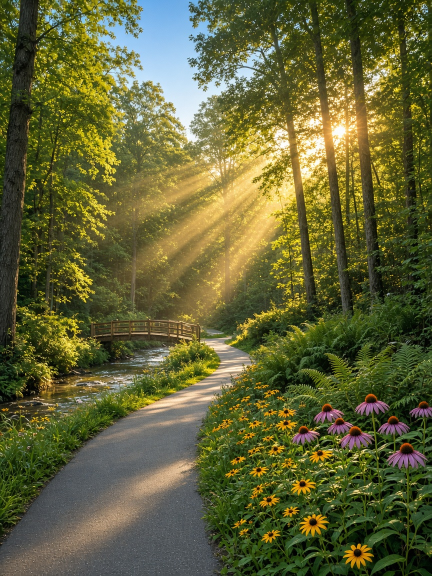
#> input picture 2026-11-02-neighborhood-davidson/build/src/gen-06-raw.jpg, 864 x 1152 px (shown at 1/2 size); its folder holds only this picture in this run
$ python finish.py src/gen-06-raw.jpg
#> lines starting #> are read from the running program, lines starting #| are printed output that depends on the picture
### TEMPLATES/photo_registry.py
"""Photo-history registry for Denise's carousels.
Registry: TEMPLATES/photo-registry.csv (one row per photo use: carousel, slide, source id/URL, perceptual hashes).
Usage:
  python3 photo_registry.py backfill            # rebuild registry from every carousel folder (local + repo + git history)
  python3 photo_registry.py check IMG [IMG...]  # check candidate photos (originals or 1080x1350 crops) against the registry
  python3 photo_registry.py add CAROUSEL        # append a finished carousel's build/img photos (+ CREDITS ids)
Rule (CAROUSEL_STANDARD.md, PHOTO REGISTRY): every build checks new photos here, never reuses one, and appends its own.
"""
import csv, hashlib, io, os, re, subprocess, sys
from PIL import Image, ImageOps, ImageStat
import imagehash
C = "/workspace/lir-ai-team/content-research/carousels"; REPO = "/workspace/repos/lir-carousels"
REG = C + "/TEMPLATES/photo-registry.csv"
COLS = ["carousel","slide","kind","provider","source_id","source_url","photographer","file","sha1","phash","dhash","zone_phash","zone_dhash","added","notes"]
SKIP_DIRS = ("raw", "cand", "process", "__pycache__", ".git", "TEMPLATES", "build-noda", "build-tips")
UNS = re.compile(r"(?:photo-)?(\d{10,13}-[0-9a-f]{12})"); PEX = re.compile(r"pexels(?:\.com/photos?/(?:[a-z0-9-]*-)?|-photo-|[-_ ]|: ?)(\d{5,9})")
WM = re.compile(r"File:([^,|()\n]+?\.(?:jpe?g|png|tif))", re.I)
# Unsplash ids that share an upload-timestamp prefix are usually the same photographer session/series
def series_key(sid):
    m = re.match(r"(\d{10,13})-", sid or ""); return m.group(1)[:8] if m else ""

def norm45(im):
    im = ImageOps.exif_transpose(im).convert("RGB"); w, h = im.size; t = 1080/1350
    if w/h > t: nw = int(h*t); l = (w-nw)//2; im = im.crop((l,0,l+nw,h))
    else: nh = int(w/t); tp = (h-nh)//2; im = im.crop((0,tp,w,tp+nh))
    return im.resize((1080,1350), Image.LANCZOS)
def zone(im45): return im45.crop((0,130,1080,640))   # the clean photo zone in every theme (below the tag, above the text)
def hashes(im, kind):
    im = ImageOps.exif_transpose(im).convert("RGB")
    is_slide = kind == "slide_render" or im.size == (1080,1350)
    z = zone(im.resize((1080,1350), Image.LANCZOS) if is_slide else norm45(im))
    if sum(ImageStat.Stat(z.convert("L")).stddev) < 12: return None   # flat page (stats slide with no photo)
    return dict(phash=str(imagehash.phash(im)), dhash=str(imagehash.dhash(im)), zone_phash=str(imagehash.phash(z)), zone_dhash=str(imagehash.dhash(z)))
# [34 lines left out: functions ids_in, slide_ids, all_ids, kind_of, not called in this run]
def slide_no(rel):
    m = re.search(r"(?:slide-|/)(\d\d)(?:[-_.])", "/"+os.path.basename(rel) if "src" not in rel else "x"); return int(m.group(1)) if m else ""

# [59 lines left out: function backfill, not called in this run]
def load():
    return list(csv.DictReader(open(REG))) if os.path.exists(REG) else []
def save(rows):
    w = csv.DictWriter(open(REG,"w",newline=""), fieldnames=COLS); w.writeheader(); [w.writerow({k: r.get(k,"") for k in COLS}) for r in rows]
# [46 lines left out: functions check, add, not called in this run]

# [11 lines that do not run on import are left out]

# [10 lines left out: function open_row, not called in this run]

### 2026-11-02-neighborhood-davidson/build/finish.py
"""Finish step for the Davidson NC spotlight (Mon Nov 2 2026), run after the images exist and the slides/Short are built.
  python3 build/finish.py check     # photo_registry check of every raw generated image (must be no reuse)
  python3 build/finish.py           # register raws + upscaled sources + every slide render (4:5, 1:1, 9:16) in BOTH photo-registry copies,
                                    # run compliance_check.py, print deliverable sizes + Short duration
Registry copies are CRLF, so rows are written with \r\n.
Registry rows: provider 'generated:GenerateImage', source_id gen-NN-YYYYMMDD, no photographer, no credit needed (original images
generated Nov 2 2026 with GenerateImage from build/IMAGE_PROMPTS.md)."""
import os, sys, csv, glob, hashlib, subprocess, datetime, json
sys.path.insert(0, "/workspace/repos/lir-carousels/TEMPLATES"); import photo_registry as pr
from PIL import Image
B = os.path.dirname(os.path.abspath(__file__)); D = os.path.dirname(B); NAME = os.path.basename(D)
REGS = ["/workspace/repos/lir-carousels/TEMPLATES/photo-registry.csv", "/workspace/lir-ai-team/content-research/carousels/TEMPLATES/photo-registry.csv"]
NOTE = "Davidson NC Community Spotlight Nov 2 2026; Modern Charlotte Editorial; ORIGINAL image generated Nov 2 2026 with GenerateImage (prompt in build/IMAGE_PROMPTS.md; no stock, no credit needed); DRAFT awaiting Denise approval"

def raws(): return sorted(glob.glob(os.path.join(B, "src", "gen-??-raw.*")))

def check():
    rows = pr.load(); bad = 0
    for p in raws():
        hits = pr.check(p, rows); print(os.path.basename(p), "OK (no match)" if not hits else f"{len(hits)} possible match(es)")
        for s, r, why in hits[:5]: print("   ", s, r["carousel"], r["slide"], r["file"], why); bad += 1
    return bad

def register():
    today = datetime.date.today().isoformat(); new = []
    for p in raws():
        n = int(os.path.basename(p)[4:6]); sid = f"gen-{n:02d}-{today.replace('-', '')}"
        files = [(os.path.relpath(p, D), "src_original"), (f"build/src/gen-{n:02d}.jpg", "photo"),
                 (f"slide-{n:02d}.png", "slide_render"), (f"slides-1x1/slide-{n:02d}.png", "slide_render"), (f"slides-9x16/slide-{n:02d}.png", "slide_render")]
        for rel, kind in files:
            fp = os.path.join(D, rel)
            if not os.path.exists(fp): continue
            h = pr.hashes(Image.open(fp), kind)
#> in hashes, im is the input picture: PIL image 864x1152 RGB; mean R, G, B 98.3, 99.1, 55.2
#> in norm45, `im = im.crop((0, tp, w, tp + nh))`:
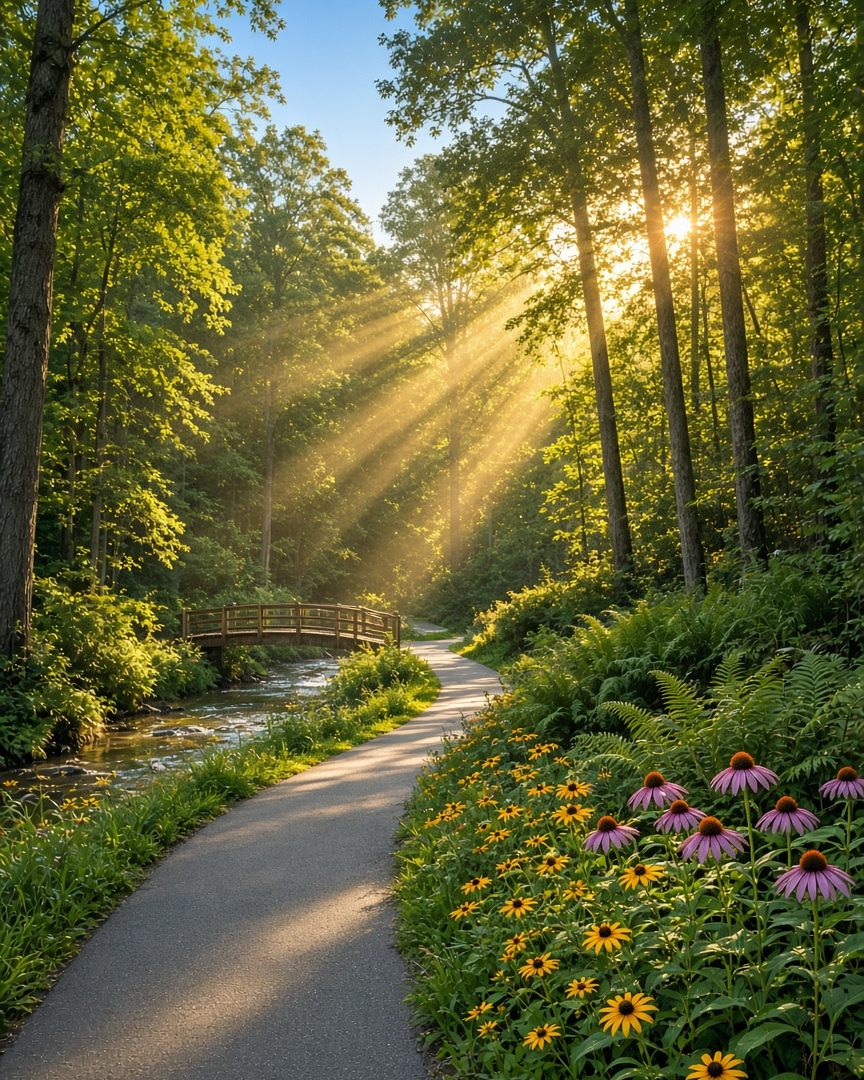
#> im: PIL image 864x1080 RGB; mean R, G, B 100.2, 100.2, 54.9
#> in zone, `def zone(im45): return im45.crop((0,130,1080,640))`:
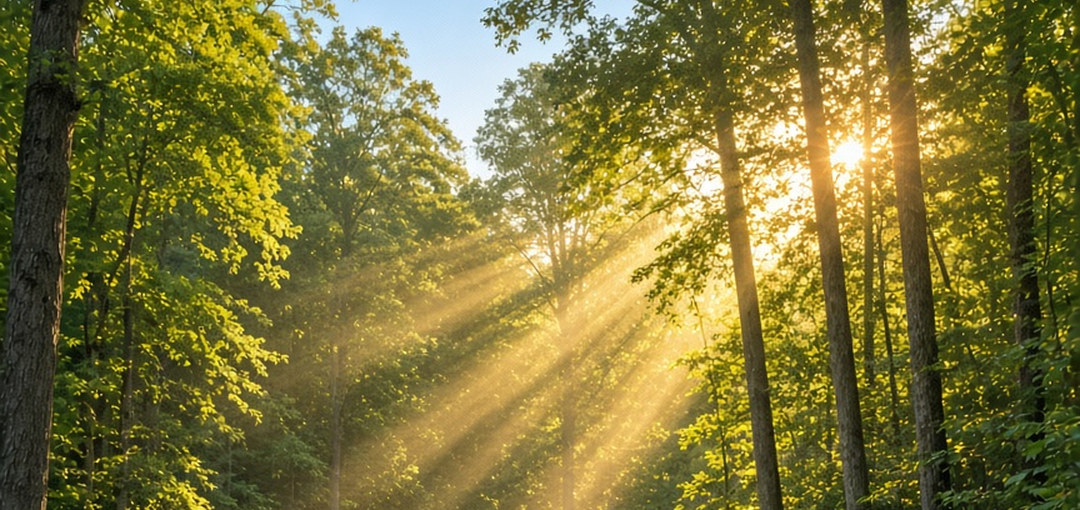
#> returned value: PIL image 1080x510 RGB; mean R, G, B 125.7, 117.9, 58.9
            if not h: continue
            new.append(dict(carousel=NAME, slide=n, kind=kind, provider="generated:GenerateImage", source_id=sid, source_url="", photographer="",
                            file=f"{NAME}/{rel}", sha1=hashlib.sha1(open(fp, "rb").read()).hexdigest(), added=today, notes=NOTE, **h))
    for reg in REGS:
        if not os.path.exists(reg): continue
        have = {(r["carousel"], r["sha1"]) for r in csv.DictReader(open(reg, newline=""))}
        add = [r for r in new if (r["carousel"], r["sha1"]) not in have]
        with open(reg, "a", newline="") as f:
            w = csv.DictWriter(f, fieldnames=pr.COLS, lineterminator="\r\n"); [w.writerow(r) for r in add]
        print(reg, "+", len(add), "rows")
    return len(new)

if __name__ == "__main__":
    if sys.argv[1:2] == ["check"]: sys.exit(1 if check() else 0)
    print("registered", register(), "rows per registry copy")
#> (the call stopped at in hashes, `return dict(phash=str(imagehash.phash(im)), dhash=str(imagehash.dhash(..`: imagehash is not available in this run)
    subprocess.run([sys.executable, "/workspace/repos/lir-carousels/TEMPLATES/compliance_check.py", D])
    for f in ["slides.zip", "slides-1x1.zip", "slides-9x16.zip", "slides-jpg.zip", "slides-1x1-jpg.zip", "slides-9x16-jpg.zip", f"{NAME}-DRAFT.pdf", "youtube-short.mp4"]:
        p = os.path.join(D, f)
        if os.path.exists(p): print(f, f"{os.path.getsize(p)/1e6:.1f} MB")
    mp4 = os.path.join(D, "youtube-short.mp4")
    if os.path.exists(mp4):
        print(subprocess.run(["ffprobe", "-v", "error", "-show_entries", "format=duration:stream=codec_type,codec_name,width,height", "-of", "json", mp4],
                             capture_output=True, text=True).stdout)

$ run again, on 2026-11-02-neighborhood-davidson/build/src/gen-07-raw.jpg
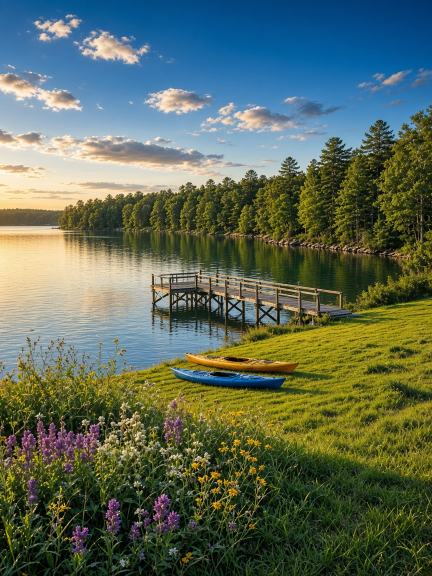
#> input picture 2026-11-02-neighborhood-davidson/build/src/gen-07-raw.jpg, 864 x 1152 px (shown at 1/2 size)
#> in hashes, im is the input picture: PIL image 864x1152 RGB; mean R, G, B 92, 105.9, 87.9
#> in norm45, `im = im.crop((0, tp, w, tp + nh))`:
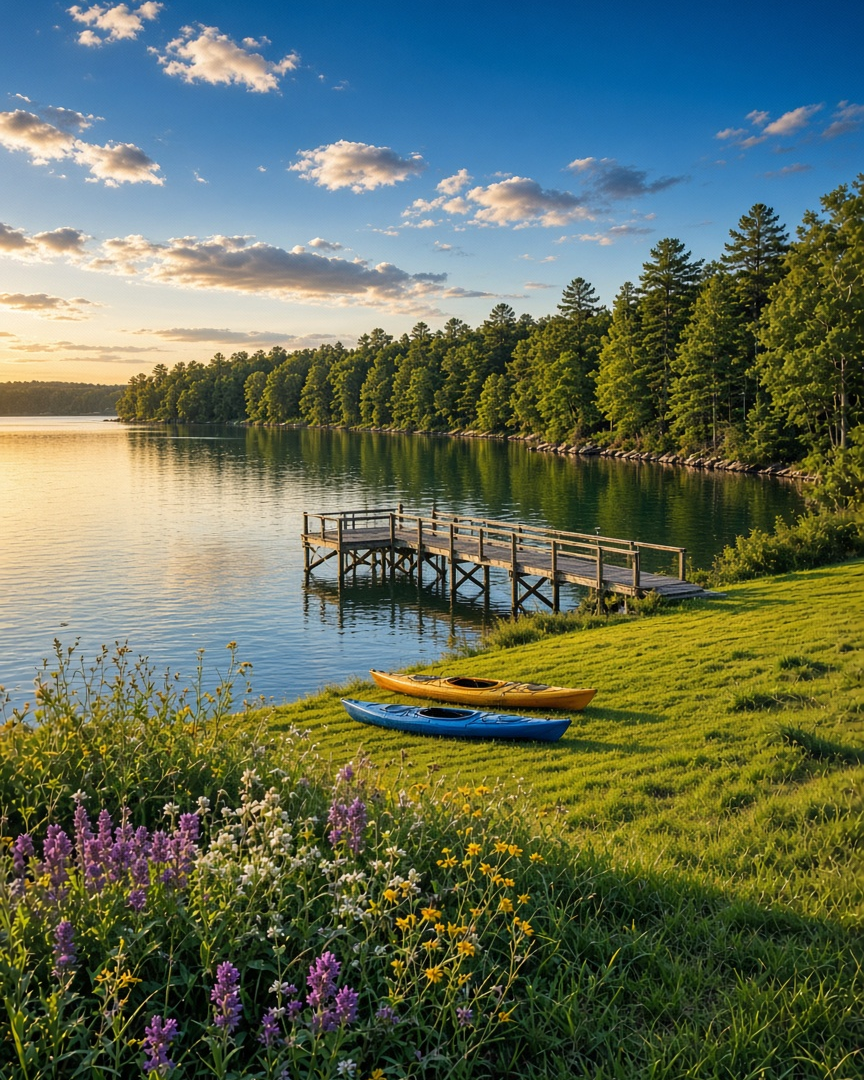
#> im: PIL image 864x1080 RGB; mean R, G, B 97, 109.1, 88.6
#> in zone, `def zone(im45): return im45.crop((0,130,1080,640))`:
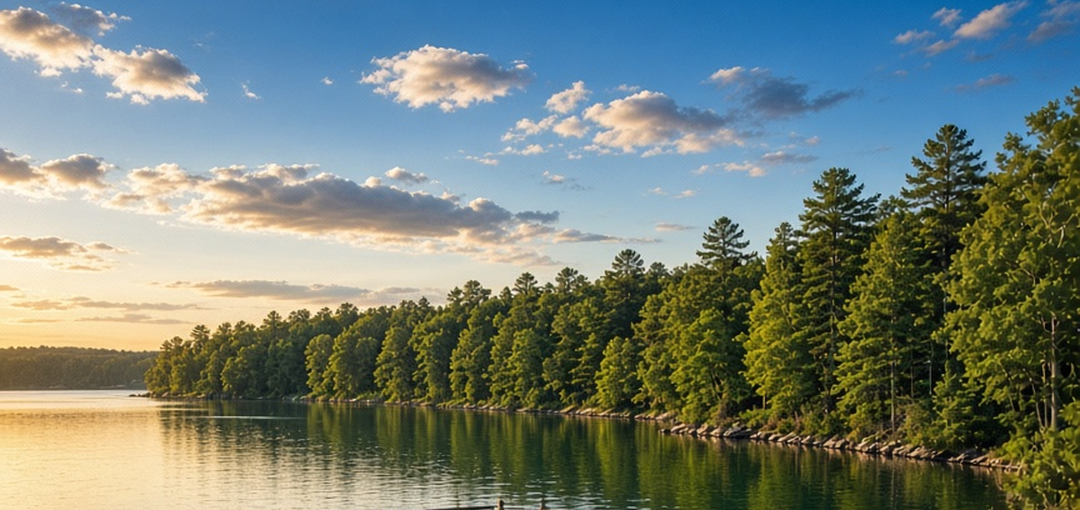
#> returned value: PIL image 1080x510 RGB; mean R, G, B 117.3, 129.1, 119.5

$ run again, on 2026-11-02-neighborhood-davidson/build/src/gen-10-raw.jpg
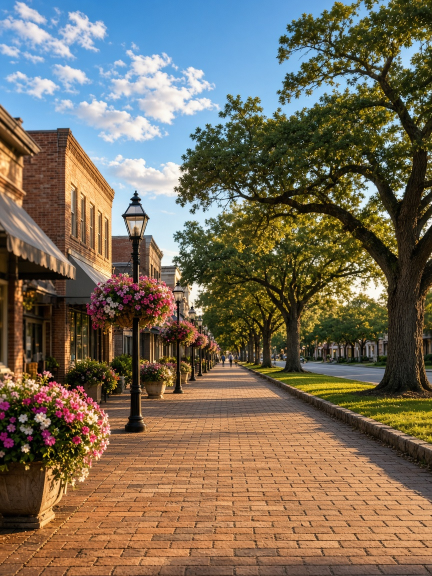
#> input picture 2026-11-02-neighborhood-davidson/build/src/gen-10-raw.jpg, 864 x 1152 px (shown at 1/2 size)
#> in hashes, im is the input picture: PIL image 864x1152 RGB; mean R, G, B 119.1, 107.9, 90
#> in norm45, `im = im.crop((0, tp, w, tp + nh))`:
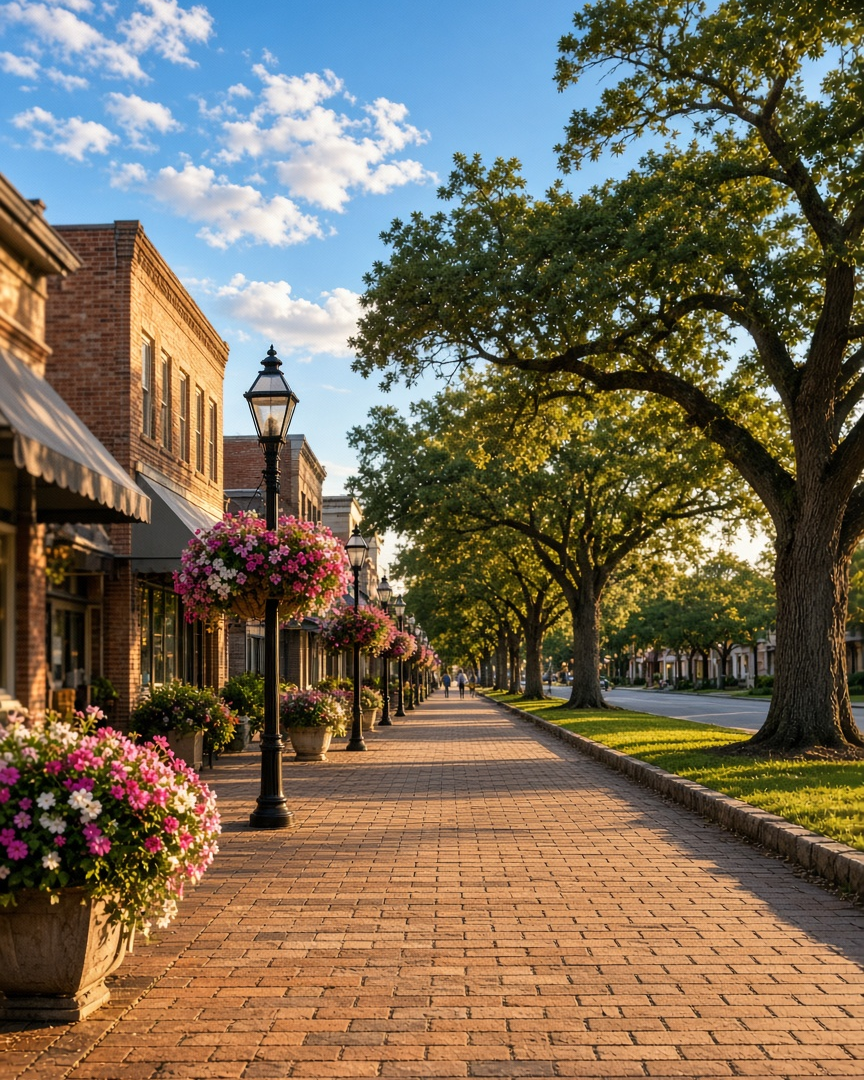
#> im: PIL image 864x1080 RGB; mean R, G, B 119.6, 107.3, 87.7
#> in zone, `def zone(im45): return im45.crop((0,130,1080,640))`:
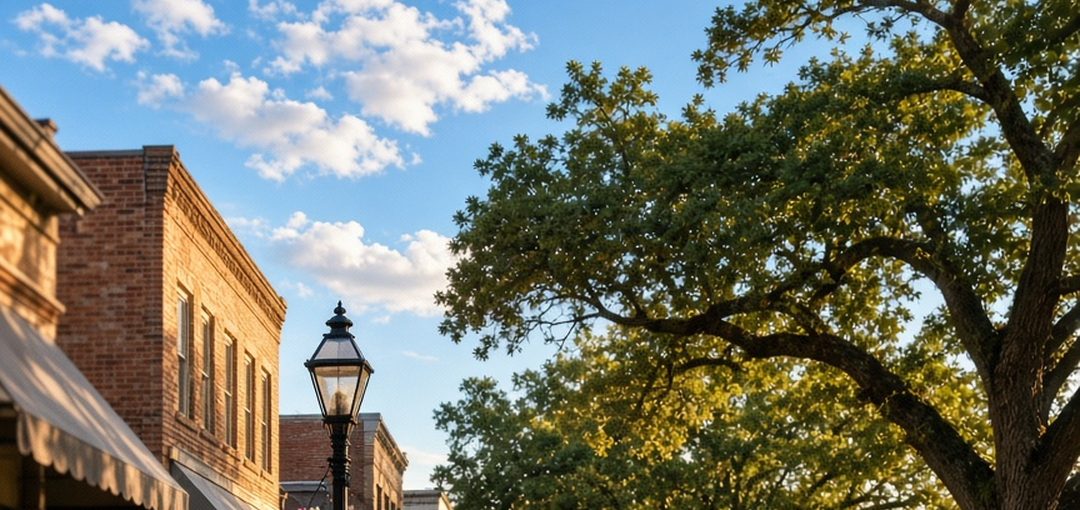
#> returned value: PIL image 1080x510 RGB; mean R, G, B 114.3, 117.4, 104.8
